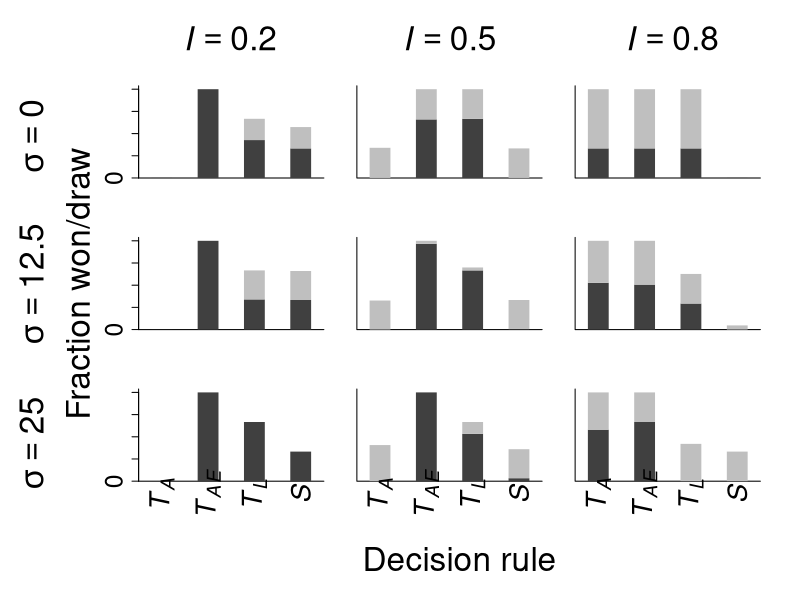

The R source for this figure:
x11(width=10,height=10)

axcex <- 2.25
par(mfrow=c(3,3),oma=c(5,10,6,1),mar=c(4,.5,.5,2))

#sig0, i02
data <- read.table("sig0_i02/data/output.txt",header=T)
x <- data$frac_s1
y <- data$frac_draw

# in the following we calculate the total fraction of won competitions (*1/3, because every strategy participated in 3 competitions)
wins_TL  <- 1/3 * ( sum(x[1:3]) )
wins_TA  <- 1/3 * ( 1-x[1]-y[1] + sum(x[4:5]) )
wins_TAE <- 1/3 * ( 1-x[2]-y[2] + 1-x[4]-y[4] + x[6] )
wins_S   <- 1/3 * ( 1-x[3]-y[3] + 1-x[5]-y[5] + 1-x[6]-y[6] )

draws_TL  <- 1/3 * ( y[1] + y[2] + y[3] )
draws_TA  <- 1/3 * ( y[1] + y[4] + y[5] )
draws_TAE <- 1/3 * ( y[2] + y[4] + y[6] )
draws_S   <- 1/3 * ( y[3] + y[5] + y[6] )

xses_win <- 1:4
plot(1,1,type="n",bty="l",ylim=c(0.038,1),
     xlim=c(0.5,4.5),xlab="",ylab="",xaxt="n",xaxs="i",
     cex.axis=axcex,yaxt="n")
axis(side=2,at=c(0,0.25,0.5,0.75,1),labels=c("0","","0.5","","1"),cex.axis=axcex)
#segments(xses_win,rep(-1,4),xses_win,c(wins_TL,wins_TA,wins_TAE,wins_S),lend=1,lwd=20,col="grey25")
segments(xses_win,rep(-1,4),xses_win,c(wins_TA,wins_TAE,wins_TL,wins_S),lend=1,lwd=20,col="grey25")
segments(xses_win,c(wins_TA,wins_TAE,wins_TL,wins_S),xses_win,c(wins_TA+draws_TA,wins_TAE+draws_TAE,wins_TL+draws_TL,wins_S+draws_S),lend=1,lwd=20,col="grey75")

#sig0, i05
data <- read.table("sig0_i05/data/output.txt",header=T)
x <- data$frac_s1
y <- data$frac_draw

# in the following we calculate the total fraction of won competitions (*1/3, because every strategy participated in 3 competitions)
wins_TL  <- 1/3 * ( sum(x[1:3]) )
wins_TA  <- 1/3 * ( 1-x[1]-y[1] + sum(x[4:5]) )
wins_TAE <- 1/3 * ( 1-x[2]-y[2] + 1-x[4]-y[4] + x[6] )
wins_S   <- 1/3 * ( 1-x[3]-y[3] + 1-x[5]-y[5] + 1-x[6]-y[6] )

draws_TL  <- 1/3 * ( y[1] + y[2] + y[3] )
draws_TA  <- 1/3 * ( y[1] + y[4] + y[5] )
draws_TAE <- 1/3 * ( y[2] + y[4] + y[6] )
draws_S   <- 1/3 * ( y[3] + y[5] + y[6] )

xses_win <- 1:4
plot(1,1,type="n",bty="l",ylim=c(0.038,1),
     xlim=c(0.5,4.5),xlab="",ylab="",xaxt="n",xaxs="i",
     cex.axis=axcex,yaxt="n")
#segments(xses_win,rep(-1,4),xses_win,c(wins_TL,wins_TA,wins_TAE,wins_S),lend=1,lwd=20,col="grey25")
segments(xses_win,rep(-1,4),xses_win,c(wins_TA,wins_TAE,wins_TL,wins_S),lend=1,lwd=20,col="grey25")
segments(xses_win,c(wins_TA,wins_TAE,wins_TL,wins_S),xses_win,c(wins_TA+draws_TA,wins_TAE+draws_TAE,wins_TL+draws_TL,wins_S+draws_S),lend=1,lwd=20,col="grey75")



#sig0, i08
data <- read.table("sig0_i08/data/output.txt",header=T)
x <- data$frac_s1
y <- data$frac_draw

# in the following we calculate the total fraction of won competitions (*1/3, because every strategy participated in 3 competitions)
wins_TL  <- 1/3 * ( sum(x[1:3]) )
wins_TA  <- 1/3 * ( 1-x[1]-y[1] + sum(x[4:5]) )
wins_TAE <- 1/3 * ( 1-x[2]-y[2] + 1-x[4]-y[4] + x[6] )
wins_S   <- 1/3 * ( 1-x[3]-y[3] + 1-x[5]-y[5] + 1-x[6]-y[6] )

draws_TL  <- 1/3 * ( y[1] + y[2] + y[3] )
draws_TA  <- 1/3 * ( y[1] + y[4] + y[5] )
draws_TAE <- 1/3 * ( y[2] + y[4] + y[6] )
draws_S   <- 1/3 * ( y[3] + y[5] + y[6] )

xses_win <- 1:4
plot(1,1,type="n",bty="l",ylim=c(0.038,1),
     xlim=c(0.5,4.5),xlab="",ylab="",xaxt="n",xaxs="i",
     cex.axis=axcex,yaxt="n")
#segments(xses_win,rep(-1,4),xses_win,c(wins_TL,wins_TA,wins_TAE,wins_S),lend=1,lwd=20,col="grey25")
segments(xses_win,rep(-1,4),xses_win,c(wins_TA,wins_TAE,wins_TL,wins_S),lend=1,lwd=20,col="grey25")
segments(xses_win,c(wins_TA,wins_TAE,wins_TL,wins_S),xses_win,c(wins_TA+draws_TA,wins_TAE+draws_TAE,wins_TL+draws_TL,wins_S+draws_S),lend=1,lwd=20,col="grey75")


#sig125, i02
data <- read.table("sig125_i02/data/output.txt",header=T)
x <- data$frac_s1
y <- data$frac_draw

# in the following we calculate the total fraction of won competitions (*1/3, because every strategy participated in 3 competitions)
wins_TL  <- 1/3 * ( sum(x[1:3]) )
wins_TA  <- 1/3 * ( 1-x[1]-y[1] + sum(x[4:5]) )
wins_TAE <- 1/3 * ( 1-x[2]-y[2] + 1-x[4]-y[4] + x[6] )
wins_S   <- 1/3 * ( 1-x[3]-y[3] + 1-x[5]-y[5] + 1-x[6]-y[6] )

draws_TL  <- 1/3 * ( y[1] + y[2] + y[3] )
draws_TA  <- 1/3 * ( y[1] + y[4] + y[5] )
draws_TAE <- 1/3 * ( y[2] + y[4] + y[6] )
draws_S   <- 1/3 * ( y[3] + y[5] + y[6] )

xses_win <- 1:4
plot(1,1,type="n",bty="l",ylim=c(0.038,1),
     xlim=c(0.5,4.5),xlab="",ylab="",xaxt="n",xaxs="i",
     cex.axis=axcex,yaxt="n")
axis(side=2,at=c(0,0.25,0.5,0.75,1),labels=c("0","","0.5","","1"),cex.axis=axcex)
#segments(xses_win,rep(-1,4),xses_win,c(wins_TL,wins_TA,wins_TAE,wins_S),lend=1,lwd=20,col="grey25")
segments(xses_win,rep(-1,4),xses_win,c(wins_TA,wins_TAE,wins_TL,wins_S),lend=1,lwd=20,col="grey25")
segments(xses_win,c(wins_TA,wins_TAE,wins_TL,wins_S),xses_win,c(wins_TA+draws_TA,wins_TAE+draws_TAE,wins_TL+draws_TL,wins_S+draws_S),lend=1,lwd=20,col="grey75")


#sig125, i05
data <- read.table("sig125_i05/data/output.txt",header=T)
x <- data$frac_s1
y <- data$frac_draw

# in the following we calculate the total fraction of won competitions (*1/3, because every strategy participated in 3 competitions)
wins_TL  <- 1/3 * ( sum(x[1:3]) )
wins_TA  <- 1/3 * ( 1-x[1]-y[1] + sum(x[4:5]) )
wins_TAE <- 1/3 * ( 1-x[2]-y[2] + 1-x[4]-y[4] + x[6] )
wins_S   <- 1/3 * ( 1-x[3]-y[3] + 1-x[5]-y[5] + 1-x[6]-y[6] )

draws_TL  <- 1/3 * ( y[1] + y[2] + y[3] )
draws_TA  <- 1/3 * ( y[1] + y[4] + y[5] )
draws_TAE <- 1/3 * ( y[2] + y[4] + y[6] )
draws_S   <- 1/3 * ( y[3] + y[5] + y[6] )

xses_win <- 1:4
plot(1,1,type="n",bty="l",ylim=c(0.038,1),
     xlim=c(0.5,4.5),xlab="",ylab="",xaxt="n",xaxs="i",
     cex.axis=axcex,yaxt="n")
#segments(xses_win,rep(-1,4),xses_win,c(wins_TL,wins_TA,wins_TAE,wins_S),lend=1,lwd=20,col="grey25")
segments(xses_win,rep(-1,4),xses_win,c(wins_TA,wins_TAE,wins_TL,wins_S),lend=1,lwd=20,col="grey25")
segments(xses_win,c(wins_TA,wins_TAE,wins_TL,wins_S),xses_win,c(wins_TA+draws_TA,wins_TAE+draws_TAE,wins_TL+draws_TL,wins_S+draws_S),lend=1,lwd=20,col="grey75")



#sig125, i08
data <- read.table("sig125_i08/data/output.txt",header=T)
x <- data$frac_s1
y <- data$frac_draw

# in the following we calculate the total fraction of won competitions (*1/3, because every strategy participated in 3 competitions)
wins_TL  <- 1/3 * ( sum(x[1:3]) )
wins_TA  <- 1/3 * ( 1-x[1]-y[1] + sum(x[4:5]) )
wins_TAE <- 1/3 * ( 1-x[2]-y[2] + 1-x[4]-y[4] + x[6] )
wins_S   <- 1/3 * ( 1-x[3]-y[3] + 1-x[5]-y[5] + 1-x[6]-y[6] )

draws_TL  <- 1/3 * ( y[1] + y[2] + y[3] )
draws_TA  <- 1/3 * ( y[1] + y[4] + y[5] )
draws_TAE <- 1/3 * ( y[2] + y[4] + y[6] )
draws_S   <- 1/3 * ( y[3] + y[5] + y[6] )

xses_win <- 1:4
plot(1,1,type="n",bty="l",ylim=c(0.038,1),
     xlim=c(0.5,4.5),xlab="",ylab="",xaxt="n",xaxs="i",
     cex.axis=axcex,yaxt="n")
#segments(xses_win,rep(-1,4),xses_win,c(wins_TL,wins_TA,wins_TAE,wins_S),lend=1,lwd=20,col="grey25")
segments(xses_win,rep(-1,4),xses_win,c(wins_TA,wins_TAE,wins_TL,wins_S),lend=1,lwd=20,col="grey25")
segments(xses_win,c(wins_TA,wins_TAE,wins_TL,wins_S),xses_win,c(wins_TA+draws_TA,wins_TAE+draws_TAE,wins_TL+draws_TL,wins_S+draws_S),lend=1,lwd=20,col="grey75")



#sig25, i02
data <- read.table("sig25_i02/data/output.txt",header=T)
x <- data$frac_s1
y <- data$frac_draw

# in the following we calculate the total fraction of won competitions (*1/3, because every strategy participated in 3 competitions)
wins_TL  <- 1/3 * ( sum(x[1:3]) )
wins_TA  <- 1/3 * ( 1-x[1]-y[1] + sum(x[4:5]) )
wins_TAE <- 1/3 * ( 1-x[2]-y[2] + 1-x[4]-y[4] + x[6] )
wins_S   <- 1/3 * ( 1-x[3]-y[3] + 1-x[5]-y[5] + 1-x[6]-y[6] )

draws_TL  <- 1/3 * ( y[1] + y[2] + y[3] )
draws_TA  <- 1/3 * ( y[1] + y[4] + y[5] )
draws_TAE <- 1/3 * ( y[2] + y[4] + y[6] )
draws_S   <- 1/3 * ( y[3] + y[5] + y[6] )

xses_win <- 1:4
plot(1,1,type="n",bty="l",ylim=c(0.038,1),
     xlim=c(0.5,4.5),xlab="",ylab="",xaxt="n",xaxs="i",
     cex.axis=axcex,yaxt="n")
axis(side=2,at=c(0,0.25,0.5,0.75,1),labels=c("0","","0.5","","1"),cex.axis=axcex)
#segments(xses_win,rep(-1,4),xses_win,c(wins_TL,wins_TA,wins_TAE,wins_S),lend=1,lwd=20,col="grey25")
segments(xses_win,rep(-1,4),xses_win,c(wins_TA,wins_TAE,wins_TL,wins_S),lend=1,lwd=20,col="grey25")
segments(xses_win,c(wins_TA,wins_TAE,wins_TL,wins_S),xses_win,c(wins_TA+draws_TA,wins_TAE+draws_TAE,wins_TL+draws_TL,wins_S+draws_S),lend=1,lwd=20,col="grey75")

text(1,-0.15,expression(paste(italic(T)[italic(A)])),srt=90,xpd=T,cex=2.5)
text(2,-0.15,expression(paste(italic(T)[italic(AE)])),srt=90,xpd=T,cex=2.5)
text(3,-0.15,expression(paste(italic(T)[italic(L)])),srt=90,xpd=T,cex=2.5)
text(4,-0.15,expression(paste(italic(S))),srt=90,xpd=T,cex=2.5)


#sig25, i05
data <- read.table("sig25_i05/data/output.txt",header=T)
x <- data$frac_s1
y <- data$frac_draw

# in the following we calculate the total fraction of won competitions (*1/3, because every strategy participated in 3 competitions)
wins_TL  <- 1/3 * ( sum(x[1:3]) )
wins_TA  <- 1/3 * ( 1-x[1]-y[1] + sum(x[4:5]) )
wins_TAE <- 1/3 * ( 1-x[2]-y[2] + 1-x[4]-y[4] + x[6] )
wins_S   <- 1/3 * ( 1-x[3]-y[3] + 1-x[5]-y[5] + 1-x[6]-y[6] )

draws_TL  <- 1/3 * ( y[1] + y[2] + y[3] )
draws_TA  <- 1/3 * ( y[1] + y[4] + y[5] )
draws_TAE <- 1/3 * ( y[2] + y[4] + y[6] )
draws_S   <- 1/3 * ( y[3] + y[5] + y[6] )

xses_win <- 1:4
plot(1,1,type="n",bty="l",ylim=c(0.038,1),
     xlim=c(0.5,4.5),xlab="",ylab="",xaxt="n",xaxs="i",
     cex.axis=axcex,yaxt="n")
#segments(xses_win,rep(-1,4),xses_win,c(wins_TL,wins_TA,wins_TAE,wins_S),lend=1,lwd=20,col="grey25")
segments(xses_win,rep(-1,4),xses_win,c(wins_TA,wins_TAE,wins_TL,wins_S),lend=1,lwd=20,col="grey25")
segments(xses_win,c(wins_TA,wins_TAE,wins_TL,wins_S),xses_win,c(wins_TA+draws_TA,wins_TAE+draws_TAE,wins_TL+draws_TL,wins_S+draws_S),lend=1,lwd=20,col="grey75")

text(1,-0.15,expression(paste(italic(T)[italic(A)])),srt=90,xpd=T,cex=2.5)
text(2,-0.15,expression(paste(italic(T)[italic(AE)])),srt=90,xpd=T,cex=2.5)
text(3,-0.15,expression(paste(italic(T)[italic(L)])),srt=90,xpd=T,cex=2.5)
text(4,-0.15,expression(paste(italic(S))),srt=90,xpd=T,cex=2.5)


#sig25, i08
data <- read.table("sig25_i08/data/output.txt",header=T)
x <- data$frac_s1
y <- data$frac_draw

# in the following we calculate the total fraction of won competitions (*1/3, because every strategy participated in 3 competitions)
wins_TL  <- 1/3 * ( sum(x[1:3]) )
wins_TA  <- 1/3 * ( 1-x[1]-y[1] + sum(x[4:5]) )
wins_TAE <- 1/3 * ( 1-x[2]-y[2] + 1-x[4]-y[4] + x[6] )
wins_S   <- 1/3 * ( 1-x[3]-y[3] + 1-x[5]-y[5] + 1-x[6]-y[6] )

draws_TL  <- 1/3 * ( y[1] + y[2] + y[3] )
draws_TA  <- 1/3 * ( y[1] + y[4] + y[5] )
draws_TAE <- 1/3 * ( y[2] + y[4] + y[6] )
draws_S   <- 1/3 * ( y[3] + y[5] + y[6] )

xses_win <- 1:4
plot(1,1,type="n",bty="l",ylim=c(0.038,1),
     xlim=c(0.5,4.5),xlab="",ylab="",xaxt="n",xaxs="i",
     cex.axis=axcex,yaxt="n")
#segments(xses_win,rep(-1,4),xses_win,c(wins_TL,wins_TA,wins_TAE,wins_S),lend=1,lwd=20,col="grey25")
segments(xses_win,rep(-1,4),xses_win,c(wins_TA,wins_TAE,wins_TL,wins_S),lend=1,lwd=20,col="grey25")
segments(xses_win,c(wins_TA,wins_TAE,wins_TL,wins_S),xses_win,c(wins_TA+draws_TA,wins_TAE+draws_TAE,wins_TL+draws_TL,wins_S+draws_S),lend=1,lwd=20,col="grey75")

text(1,-0.15,expression(paste(italic(T)[italic(A)])),srt=90,xpd=T,cex=2.5)
text(2,-0.15,expression(paste(italic(T)[italic(AE)])),srt=90,xpd=T,cex=2.5)
text(3,-0.15,expression(paste(italic(T)[italic(L)])),srt=90,xpd=T,cex=2.5)
text(4,-0.15,expression(paste(italic(S))),srt=90,xpd=T,cex=2.5)

mtext(at=0.5,side=1,line=2,outer=T,cex=2,"Decision rule")
mtext(at=0.2,side=2,line=6.5,outer=T,cex=2,expression(sigma==25))
mtext(at=0.55,side=2,line=6.5,outer=T,cex=2,expression(sigma==12.5))
mtext(at=0.875,side=2,line=6.5,outer=T,cex=2,expression(sigma==0))
mtext(at=0.55,side=2,line=3,outer=T,cex=2,"Fraction won/draw")
mtext(at=0.485,side=3,line=2,outer=T,expression(italic(I)==0.5),cex=2)
mtext(at=0.825,side=3,line=2,outer=T,expression(italic(I)==0.8),cex=2)
mtext(at=0.15,side=3,line=2,outer=T,expression(italic(I==0.2)),cex=2)

dev.copy2eps(file="figure_3.eps",title="Poethke et al. | Figure 3")
